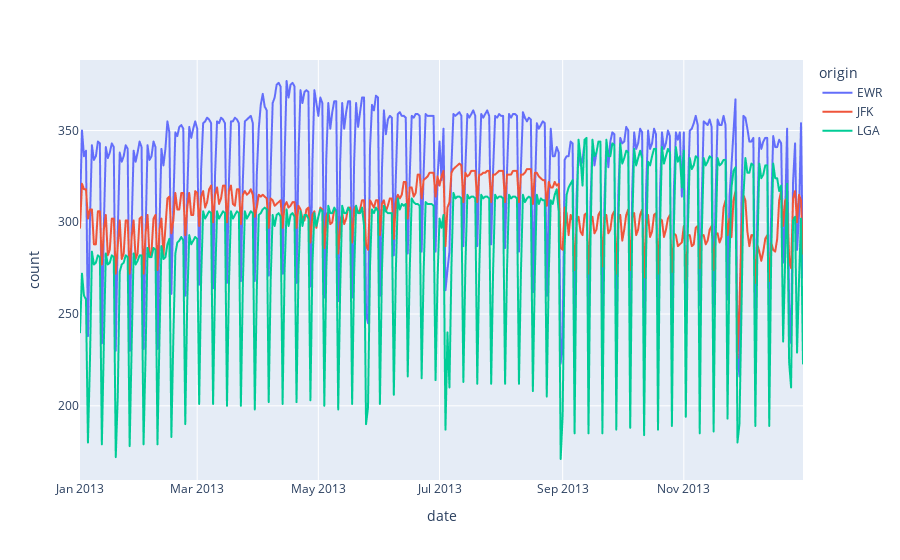

Notebook source saved alongside this figure:
### Code cell
df = flight_count
fig = px.line(df, x="date", y="count", color="origin")
fig.show()

### Figure 1 — Plotly figure (JSON) as saved in the notebook; plotly's stock layout.template omitted (floating-point values rounded to 4 significant figures; data arrays with more than 128 entries replaced by an {"elided": "..."} marker saying what was removed)
{"data": [{"hovertemplate": "origin=EWR<br>date=%{x}<br>count=%{y}<extra></extra>", "legendgroup": "EWR", "line": {"color": "#636efa", "dash": "solid"}, "mode": "lines", "name": "EWR", "showlegend": true, "type": "scattergl", "x": {"elided": "365 str values"}, "xaxis": "x", "y": {"elided": "365 int values"}, "yaxis": "y"}, {"hovertemplate": "origin=JFK<br>date=%{x}<br>count=%{y}<extra></extra>", "legendgroup": "JFK", "line": {"color": "#EF553B", "dash": "solid"}, "mode": "lines", "name": "JFK", "showlegend": true, "type": "scattergl", "x": {"elided": "365 str values"}, "xaxis": "x", "y": {"elided": "365 int values"}, "yaxis": "y"}, {"hovertemplate": "origin=LGA<br>date=%{x}<br>count=%{y}<extra></extra>", "legendgroup": "LGA", "line": {"color": "#00cc96", "dash": "solid"}, "mode": "lines", "name": "LGA", "showlegend": true, "type": "scattergl", "x": {"elided": "365 str values"}, "xaxis": "x", "y": {"elided": "365 int values"}, "yaxis": "y"}], "layout": {"legend": {"title": {"text": "origin"}, "tracegroupgap": 0}, "margin": {"t": 60}, "xaxis": {"anchor": "y", "domain": [0, 1], "title": {"text": "date"}}, "yaxis": {"anchor": "x", "domain": [0, 1], "title": {"text": "count"}}}}
